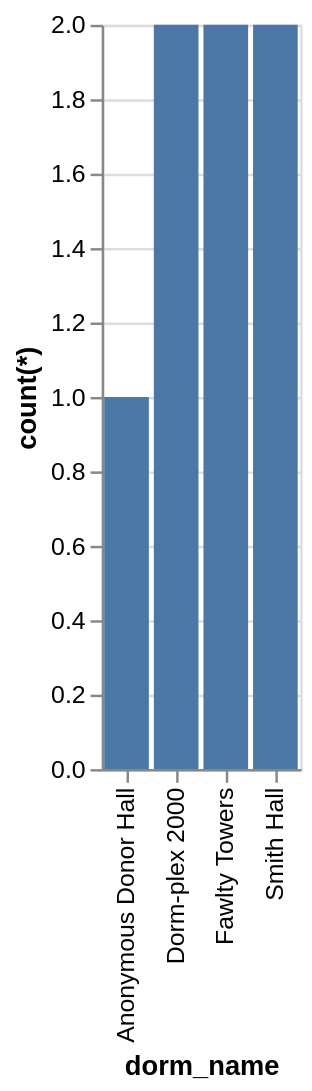

Source (Vega-Lite JSON):
### Vega-Lite specification from a JSON file in a GitHub repository (floating-point values rounded to 4 significant figures)
{"data": {"values": [{"x_data": "Anonymous Donor Hall", "y_data": 1}, {"x_data": "Dorm-plex 2000", "y_data": 2}, {"x_data": "Fawlty Towers", "y_data": 2}, {"x_data": "Smith Hall", "y_data": 2}]}, "mark": "bar", "encoding": {"x": {"field": "x_data", "type": "nominal", "title": "dorm_name", "sort": {"op": "sum", "field": "y_data", "order": "ascending"}}, "y": {"field": "y_data", "type": "quantitative", "title": "count(*)"}}}
